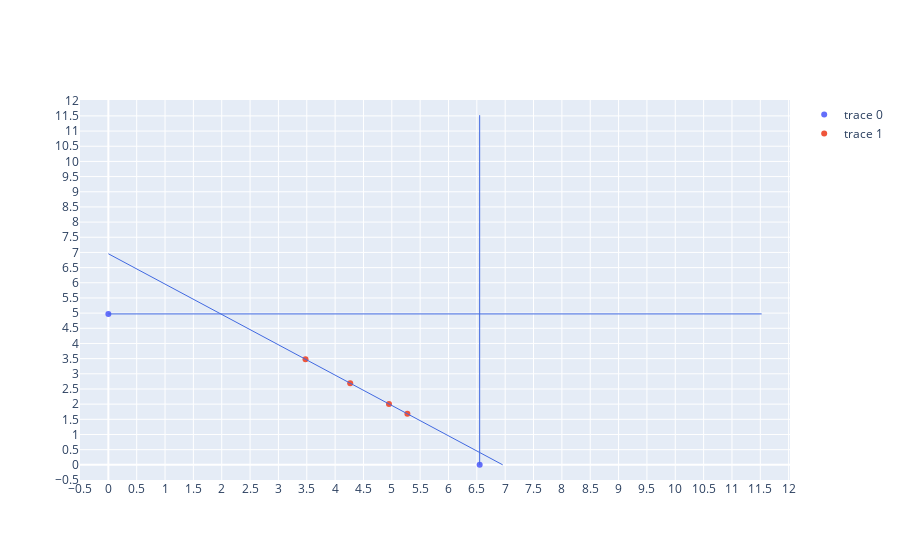

The cell this chart's notebook holds for it:
### Code cell
def b1(y: float) -> float:
    return 2 * y

def b2(y: float) -> float:
    return 4 * np.log(1 + y)

def C(y: float) -> float:
    return np.power(y,2) / 4

def db1_dy(y: float) -> float:
    return 2

def db2_dy(y: float) -> float:
    return 4 / (1 + y)

def C_dy(y: float) -> float:
    return y / 2

run_task("Task 3")

### Figure 1 — Plotly figure (JSON) as saved in the notebook; plotly's stock layout.template omitted (floating-point values rounded to 4 significant figures)
{"data": [{"mode": "markers", "text": ["x1*", "x2*"], "type": "scatter", "x": [6.55, 0], "y": [0, 4.974]}, {"mode": "markers", "text": ["N-core", "Shapley's vector", "Partial equilibrium vector", "Egalitarian game"], "type": "scatter", "x": [3.478, 4.266, 5.275, 4.95], "y": [3.478, 2.69, 1.681, 2.006]}], "layout": {"shapes": [{"line": {"color": "RoyalBlue", "width": 1}, "type": "line", "x0": 6.55, "x1": 6.55, "xref": "x", "y0": 0, "y1": 11.52, "yref": "y"}, {"line": {"color": "RoyalBlue", "width": 1}, "type": "line", "x0": 0, "x1": 11.52, "xref": "x", "y0": 4.974, "y1": 4.974, "yref": "y"}, {"line": {"color": "RoyalBlue", "width": 1}, "type": "line", "x0": 0, "x1": 6.956, "xref": "x", "y0": 6.956, "y1": 0, "yref": "y"}], "xaxis": {"dtick": 0.5, "range": [-0.5, 12.02]}, "yaxis": {"dtick": 0.5, "range": [-0.5, 12.02]}}}
